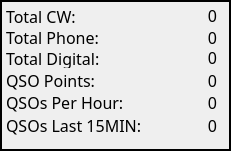
   <widget class="QFrame" name="frame">
    <property name="geometry">
     <rect>
      <x>560</x>
      <y>4</y>
      <width>231</width>
      <height>151</height>
     </rect>
    </property>
    <property name="font">
     <font>
      <family>Monospace</family>
      <pointsize>12</pointsize>
     </font>
    </property>
    <property name="styleSheet">
     <string notr="true">border-color: rgb(238, 238, 236);
border-top-color: rgb(255, 255, 255);</string>
    </property>
    <property name="frameShape">
     <enum>QFrame::WinPanel</enum>
    </property>
    <property name="frameShadow">
     <enum>QFrame::Plain</enum>
    </property>
    <widget class="QLabel" name="label">
     <property name="geometry">
      <rect>
       <x>6</x>
       <y>7</y>
       <width>91</width>
       <height>19</height>
      </rect>
     </property>
     <property name="font">
      <font>
       <family>JetBrains Mono</family>
       <pointsize>12</pointsize>
       <weight>50</weight>
       <bold>false</bold>
       <kerning>true</kerning>
      </font>
     </property>
     <property name="text">
      <string>Total CW:</string>
     </property>
    </widget>
    <widget class="QLabel" name="label_2">
     <property name="geometry">
      <rect>
       <x>6</x>
       <y>28</y>
       <width>121</width>
       <height>19</height>
      </rect>
     </property>
     <property name="font">
      <font>
       <family>JetBrains Mono</family>
       <pointsize>12</pointsize>
       <weight>50</weight>
       <bold>false</bold>
      </font>
     </property>
     <property name="text">
      <string>Total Phone:</string>
     </property>
    </widget>
    <widget class="QLabel" name="label_3">
     <property name="geometry">
      <rect>
       <x>6</x>
       <y>49</y>
       <width>141</width>
       <height>19</height>
      </rect>
     </property>
     <property name="font">
      <font>
       <family>JetBrains Mono</family>
       <pointsize>12</pointsize>
       <weight>50</weight>
       <bold>false</bold>
      </font>
     </property>
     <property name="text">
      <string>Total Digital:</string>
     </property>
    </widget>
    <widget class="QLabel" name="label_4">
     <property name="geometry">
      <rect>
       <x>6</x>
       <y>71</y>
       <width>111</width>
       <height>19</height>
      </rect>
     </property>
     <property name="font">
      <font>
       <family>JetBrains Mono</family>
       <pointsize>12</pointsize>
       <weight>50</weight>
       <bold>false</bold>
      </font>
     </property>
     <property name="text">
      <string>QSO Points:</string>
     </property>
    </widget>
    <widget class="QLabel" name="label_5">
     <property name="geometry">
      <rect>
       <x>6</x>
       <y>93</y>
       <width>141</width>
       <height>19</height>
      </rect>
     </property>
     <property name="font">
      <font>
       <family>JetBrains Mono</family>
       <pointsize>12</pointsize>
       <weight>50</weight>
       <bold>false</bold>
      </font>
     </property>
     <property name="text">
      <string>QSOs Per Hour:</string>
     </property>
    </widget>
    <widget class="QLabel" name="label_6">
     <property name="geometry">
      <rect>
       <x>6</x>
       <y>116</y>
       <width>161</width>
       <height>19</height>
      </rect>
     </property>
     <property name="font">
      <font>
       <family>JetBrains Mono</family>
       <pointsize>12</pointsize>
       <weight>50</weight>
       <bold>false</bold>
      </font>
     </property>
     <property name="text">
      <string>QSOs Last 15MIN:</string>
     </property>
    </widget>
    <widget class="QLabel" name="Total_Digital">
     <property name="geometry">
      <rect>
       <x>146</x>
       <y>48</y>
       <width>71</width>
       <height>19</height>
      </rect>
     </property>
     <property name="font">
      <font>
       <family>JetBrains Mono</family>
       <pointsize>12</pointsize>
       <weight>50</weight>
       <bold>false</bold>
      </font>
     </property>
     <property name="text">
      <string>0</string>
     </property>
     <property name="alignment">
      <set>Qt::AlignRight|Qt::AlignTrailing|Qt::AlignVCenter</set>
     </property>
    </widget>
    <widget class="QLabel" name="QSO_Points">
     <property name="geometry">
      <rect>
       <x>116</x>
       <y>71</y>
       <width>101</width>
       <height>19</height>
      </rect>
     </property>
     <property name="font">
      <font>
       <family>JetBrains Mono</family>
       <pointsize>12</pointsize>
       <weight>50</weight>
       <bold>false</bold>
      </font>
     </property>
     <property name="text">
      <string>0</string>
     </property>
     <property name="alignment">
      <set>Qt::AlignRight|Qt::AlignTrailing|Qt::AlignVCenter</set>
     </property>
    </widget>
    <widget class="QLabel" name="QSO_PerHour">
     <property name="geometry">
      <rect>
       <x>146</x>
       <y>93</y>
       <width>71</width>
       <height>19</height>
      </rect>
     </property>
     <property name="font">
      <font>
       <family>JetBrains Mono</family>
       <pointsize>12</pointsize>
       <weight>50</weight>
       <bold>false</bold>
      </font>
     </property>
     <property name="text">
      <string>0</string>
     </property>
     <property name="alignment">
      <set>Qt::AlignRight|Qt::AlignTrailing|Qt::AlignVCenter</set>
     </property>
    </widget>
    <widget class="QLabel" name="Total_Phone">
     <property name="geometry">
      <rect>
       <x>126</x>
       <y>28</y>
       <width>91</width>
       <height>19</height>
      </rect>
     </property>
     <property name="font">
      <font>
       <family>JetBrains Mono</family>
       <pointsize>12</pointsize>
       <weight>50</weight>
       <bold>false</bold>
      </font>
     </property>
     <property name="text">
      <string>0</string>
     </property>
     <property name="alignment">
      <set>Qt::AlignRight|Qt::AlignTrailing|Qt::AlignVCenter</set>
     </property>
    </widget>
    <widget class="QLabel" name="QSO_Last15">
     <property name="geometry">
      <rect>
       <x>166</x>
       <y>116</y>
       <width>51</width>
       <height>19</height>
      </rect>
     </property>
     <property name="font">
      <font>
       <family>JetBrains Mono</family>
       <pointsize>12</pointsize>
       <weight>50</weight>
       <bold>false</bold>
      </font>
     </property>
     <property name="text">
      <string>0</string>
     </property>
     <property name="alignment">
      <set>Qt::AlignRight|Qt::AlignTrailing|Qt::AlignVCenter</set>
     </property>
    </widget>
    <widget class="QLabel" name="Total_CW">
     <property name="geometry">
      <rect>
       <x>106</x>
       <y>6</y>
       <width>111</width>
       <height>19</height>
      </rect>
     </property>
     <property name="font">
      <font>
       <family>JetBrains Mono</family>
       <pointsize>12</pointsize>
       <weight>50</weight>
       <bold>false</bold>
      </font>
     </property>
     <property name="text">
      <string>0</string>
     </property>
     <property name="alignment">
      <set>Qt::AlignRight|Qt::AlignTrailing|Qt::AlignVCenter</set>
     </property>
    </widget>
   </widget>
